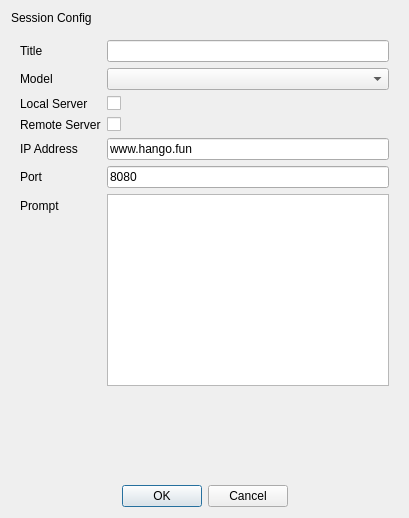
<?xml version="1.0" encoding="UTF-8"?>
<ui version="4.0">
 <class>NewSessionDialog</class>
 <widget class="QDialog" name="NewSessionDialog">
  <property name="geometry">
   <rect>
    <x>0</x>
    <y>0</y>
    <width>409</width>
    <height>518</height>
   </rect>
  </property>
  <property name="windowTitle">
   <string>New Session</string>
  </property>
  <layout class="QVBoxLayout" name="verticalLayout">
   <item>
    <widget class="QLabel" name="lblConfigTitle">
     <property name="minimumSize">
      <size>
       <width>0</width>
       <height>0</height>
      </size>
     </property>
     <property name="maximumSize">
      <size>
       <width>16777215</width>
       <height>16777215</height>
      </size>
     </property>
     <property name="text">
      <string>Session Config</string>
     </property>
    </widget>
   </item>
   <item>
    <widget class="QWidget" name="wgtBasic" native="true">
     <layout class="QFormLayout" name="formLayout">
      <item row="0" column="0">
       <widget class="QLabel" name="lblTitle">
        <property name="font">
         <font>
          <italic>false</italic>
          <bold>false</bold>
         </font>
        </property>
        <property name="text">
         <string>Title</string>
        </property>
       </widget>
      </item>
      <item row="1" column="0">
       <widget class="QLabel" name="lblModel">
        <property name="font">
         <font>
          <italic>false</italic>
          <bold>false</bold>
         </font>
        </property>
        <property name="text">
         <string>Model</string>
        </property>
       </widget>
      </item>
      <item row="1" column="1">
       <widget class="QComboBox" name="comboModel"/>
      </item>
      <item row="2" column="0">
       <widget class="QLabel" name="lblLocalServer">
        <property name="font">
         <font>
          <italic>false</italic>
          <bold>false</bold>
         </font>
        </property>
        <property name="text">
         <string>Local Server</string>
        </property>
       </widget>
      </item>
      <item row="2" column="1">
       <widget class="QCheckBox" name="checkLocal">
        <property name="text">
         <string/>
        </property>
       </widget>
      </item>
      <item row="3" column="0">
       <widget class="QLabel" name="lblRemoteServer">
        <property name="font">
         <font>
          <italic>false</italic>
          <bold>false</bold>
         </font>
        </property>
        <property name="text">
         <string>Remote Server</string>
        </property>
       </widget>
      </item>
      <item row="3" column="1">
       <widget class="QCheckBox" name="checkRemote">
        <property name="text">
         <string/>
        </property>
       </widget>
      </item>
      <item row="4" column="0">
       <widget class="QLabel" name="lblRemoteIP">
        <property name="font">
         <font>
          <italic>false</italic>
          <bold>false</bold>
         </font>
        </property>
        <property name="text">
         <string>IP Address</string>
        </property>
       </widget>
      </item>
      <item row="4" column="1">
       <widget class="QLineEdit" name="editRemoteIP">
        <property name="font">
         <font>
          <italic>false</italic>
          <bold>false</bold>
         </font>
        </property>
        <property name="text">
         <string>www.hango.fun</string>
        </property>
        <property name="placeholderText">
         <string>请输入IP地址</string>
        </property>
       </widget>
      </item>
      <item row="5" column="0">
       <widget class="QLabel" name="lblRemotePort">
        <property name="font">
         <font>
          <italic>false</italic>
          <bold>false</bold>
         </font>
        </property>
        <property name="text">
         <string>Port</string>
        </property>
       </widget>
      </item>
      <item row="5" column="1">
       <widget class="QLineEdit" name="editRemotePort">
        <property name="font">
         <font>
          <italic>false</italic>
          <bold>false</bold>
         </font>
        </property>
        <property name="text">
         <string>8080</string>
        </property>
        <property name="placeholderText">
         <string>请输入默认网关</string>
        </property>
       </widget>
      </item>
      <item row="6" column="1">
       <widget class="QTextEdit" name="editPrompt"/>
      </item>
      <item row="6" column="0">
       <widget class="QLabel" name="lblPrompt">
        <property name="text">
         <string>Prompt</string>
        </property>
       </widget>
      </item>
      <item row="0" column="1">
       <widget class="QLineEdit" name="editTitle"/>
      </item>
     </layout>
    </widget>
   </item>
   <item>
    <spacer name="verticalSpacer">
     <property name="orientation">
      <enum>Qt::Orientation::Vertical</enum>
     </property>
     <property name="sizeHint" stdset="0">
      <size>
       <width>20</width>
       <height>40</height>
      </size>
     </property>
    </spacer>
   </item>
   <item>
    <widget class="QDialogButtonBox" name="btnBoxConfirm">
     <property name="locale">
      <locale language="English" country="UnitedStates"/>
     </property>
     <property name="orientation">
      <enum>Qt::Orientation::Horizontal</enum>
     </property>
     <property name="standardButtons">
      <set>QDialogButtonBox::StandardButton::Cancel|QDialogButtonBox::StandardButton::Ok</set>
     </property>
     <property name="centerButtons">
      <bool>true</bool>
     </property>
    </widget>
   </item>
  </layout>
 </widget>
 <resources/>
 <connections>
  <connection>
   <sender>btnBoxConfirm</sender>
   <signal>accepted()</signal>
   <receiver>NewSessionDialog</receiver>
   <slot>accept()</slot>
   <hints>
    <hint type="sourcelabel">
     <x>248</x>
     <y>254</y>
    </hint>
    <hint type="destinationlabel">
     <x>157</x>
     <y>274</y>
    </hint>
   </hints>
  </connection>
  <connection>
   <sender>btnBoxConfirm</sender>
   <signal>rejected()</signal>
   <receiver>NewSessionDialog</receiver>
   <slot>reject()</slot>
   <hints>
    <hint type="sourcelabel">
     <x>316</x>
     <y>260</y>
    </hint>
    <hint type="destinationlabel">
     <x>286</x>
     <y>274</y>
    </hint>
   </hints>
  </connection>
 </connections>
</ui>
